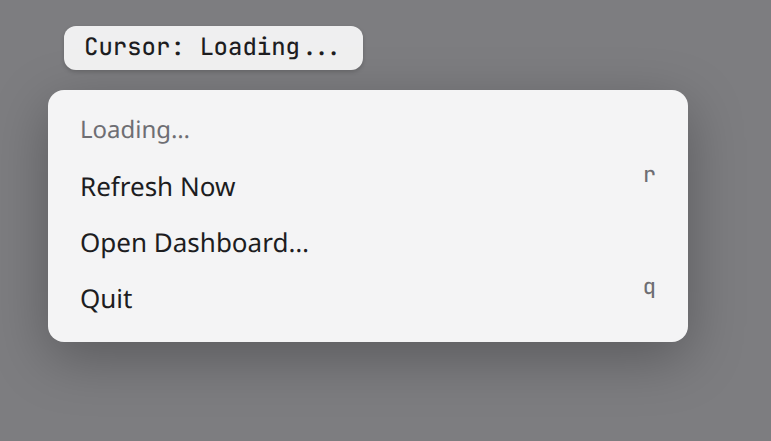
#> input picture Tests/CursorUsageTests/Snapshots/loading.png, 771 x 441 px
$ python -i snapshot_png.py   (imports and definitions only)
#> lines starting #> are read from the running program, lines starting #| are printed output that depends on the picture; after the words box and inside, x2 and y2 are one past the last pixel; in counts of white or black regions, pixels touching at a corner belong together
#!/usr/bin/env python3
"""Crop and compare usage-widget PNG snapshots.

Crop uses PIL's C-backed difference/bbox instead of a Python pixel walk.
Bar-color counts use per-channel LUTs so CI compare stays in C as well.
"""

from __future__ import annotations

import shutil
import subprocess
import sys
import tempfile
from pathlib import Path

BAR_COLORS = {
    "green": (0x34, 0xC7, 0x59),
    "yellow": (0xFF, 0xCC, 0x00),
    "orange": (0xFF, 0x9F, 0x0A),
    "red": (0xFF, 0x3B, 0x30),
}
COLOR_DELTA = 20
CROP_PAD = 24
WINDOW_SIZE = "760,1800"
DEVICE_SCALE = "2"
CHROME_TIMEOUT = 45


def _pil():
    try:
        from PIL import Image, ImageChops
    except ImportError as exc:
        raise SystemExit(2) from exc
    return Image, ImageChops


# [15 lines left out: function crop_to_content, not called in this run]


def _near_count(image, target: tuple[int, int, int], delta: int = COLOR_DELTA) -> int:
    ImageChops = _pil()[1]
    mask = None
    for band, center in zip(image.split(), target):
        lut = [255 if abs(value - center) <= delta else 0 for value in range(256)]
        channel = band.point(lut)
        mask = channel if mask is None else ImageChops.multiply(mask, channel)
    histogram = mask.histogram()
    return histogram[255] if len(histogram) > 255 else 0


def counts(path: Path) -> tuple[tuple[int, int], dict[str, int]]:
#> called with path = 'Snapshots/loading.png'
    Image, _ = _pil()
    image = Image.open(path).convert("RGB")
#> image is the input picture: PIL image 771x441 RGB; mean R, G, B 181.1, 181.1, 183.1
    tallies = {name: _near_count(image, color) for name, color in BAR_COLORS.items()}
#> the loop in _near_count, `for band, center in zip(image.split(), target):` made 3 passes
#> center on passes 1 to 3: 52, 199, 89
#> pass 1, in _near_count, `channel = band.point(lut)`:
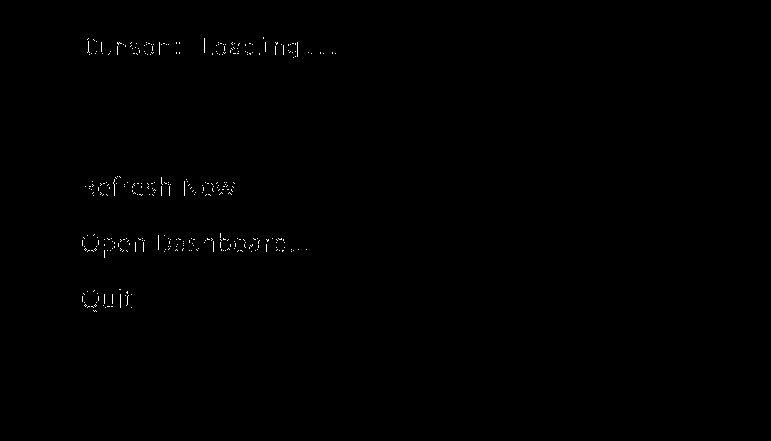
#> channel: PIL image 771x441 L; 0.25% white in thin lines or dots, all inside (x1, y1, x2, y2) = (82, 37, 336, 312)
#> pass 3, in _near_count, `channel = band.point(lut)`:
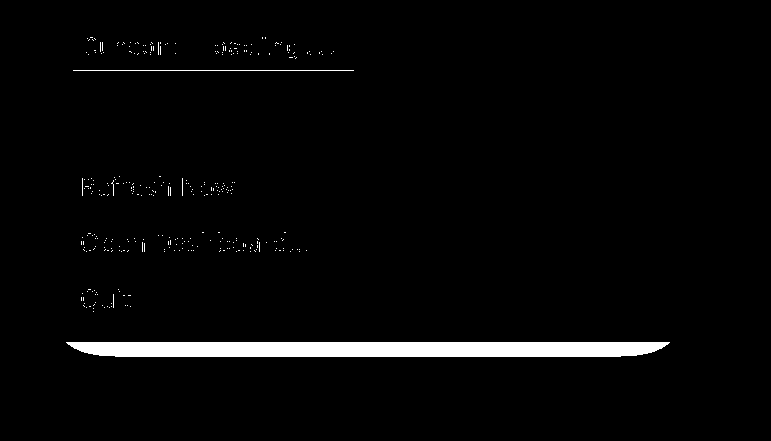
#> channel: PIL image 771x441 L; 2.8% white; 332 white regions (330 under 20 px), largest, box (x1, y1, x2, y2) and area: (66, 342, 670, 357) 8630, (73, 70, 354, 71) 281
#> in _near_count, `histogram = mask.histogram()`: histogram = 256 values, max 340011 at index 0, min 0 at index 1, mean 1328.2
#> the loop in _near_count (call 2), `for band, center in zip(image.split(), target):` made 3 passes
#> center on passes 1 to 3: 255, 204, 0
#> pass 1, in _near_count (call 2), `channel = band.point(lut)`:
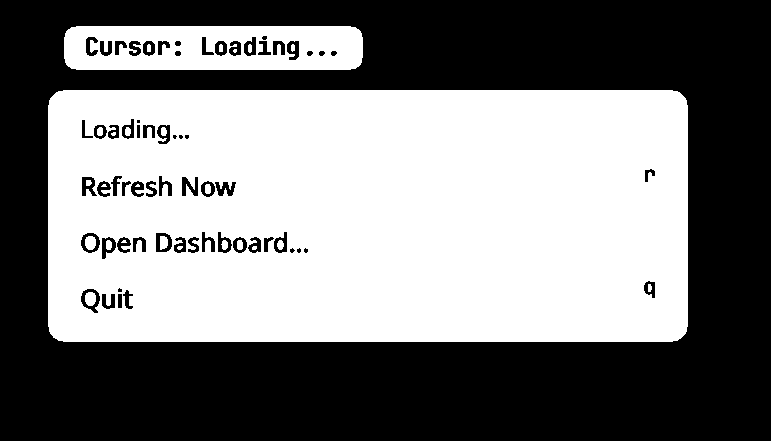
#> channel: PIL image 771x441 L; 49.4% white; 26 white regions (7 under 20 px), largest, box (x1, y1, x2, y2) and area: (48, 90, 688, 342) 155645, (64, 26, 363, 70) 11188, (85, 236, 96, 250) 130
#> pass 2, in _near_count (call 2), `mask = channel if mask is None else ImageChops.multiply(mask, channel)`:
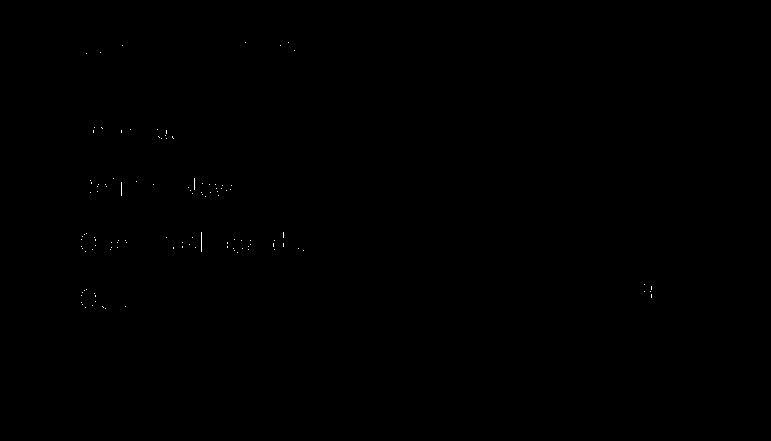
#> mask: PIL image 771x441 L; 0.06% white in thin lines or dots, all inside (x1, y1, x2, y2) = (81, 42, 652, 309)
#> the loop in _near_count (call 3), `for band, center in zip(image.split(), target):` made 3 passes
#> center on passes 1 to 3: 255, 159, 10
#> pass 2, in _near_count (call 3), `channel = band.point(lut)`:
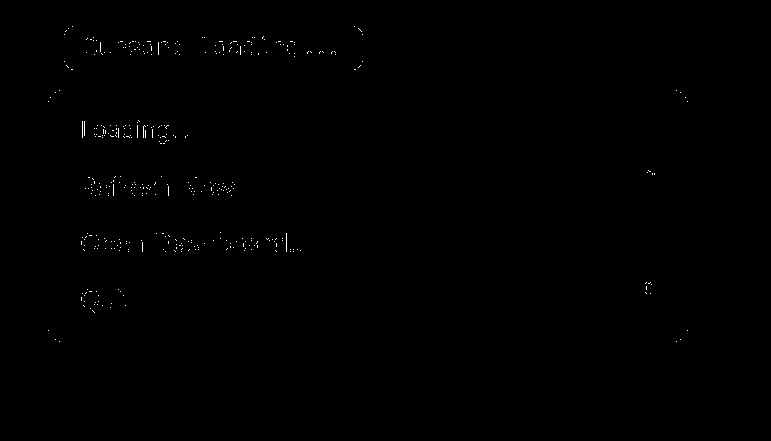
#> channel: PIL image 771x441 L; 0.21% white in thin lines or dots, all inside (x1, y1, x2, y2) = (48, 26, 688, 342)
#> the loop in _near_count (call 4), `for band, center in zip(image.split(), target):` made 3 passes
#> center on passes 1 to 3: 255, 59, 48
#> pass 2, in _near_count (call 4), `channel = band.point(lut)`:
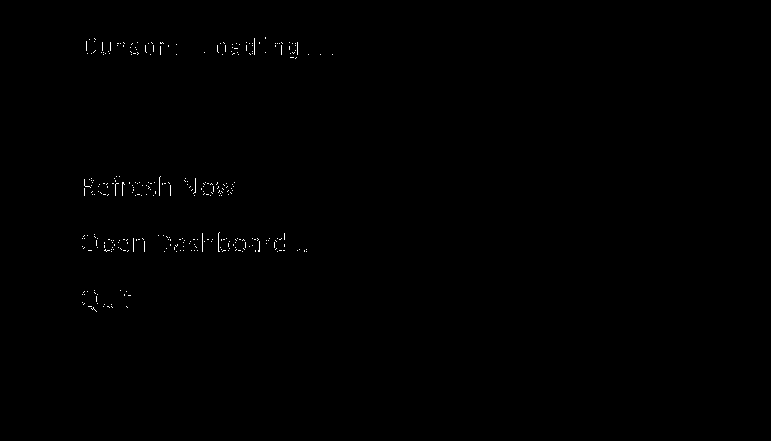
#> channel: PIL image 771x441 L; 0.23% white in thin lines or dots, all inside (x1, y1, x2, y2) = (82, 37, 333, 312)
#> pass 3, in _near_count (call 4), `channel = band.point(lut)`:
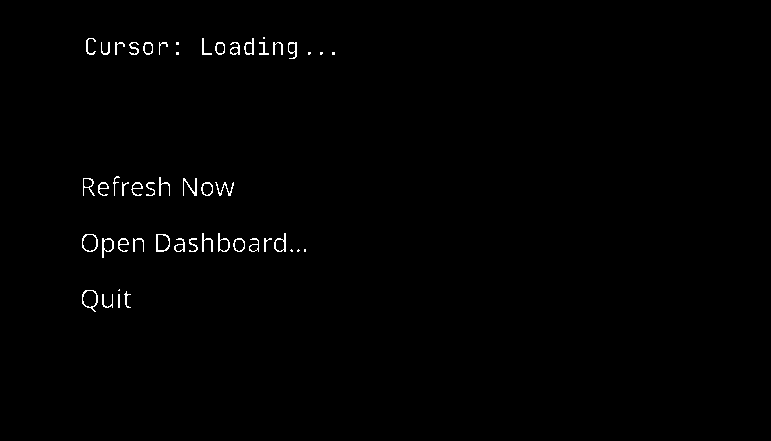
#> channel: PIL image 771x441 L; 0.72% white in thin lines or dots, all inside (x1, y1, x2, y2) = (82, 37, 335, 312)
#> tallies = {'green': 0, 'yellow': 0, 'orange': 0, 'red': 0}
    return image.size, tallies


# [74 lines left out: functions compare, chrome_arguments, screenshot, main, not called in this run]


# [2 lines not run here, left out]

>>> result = counts('Snapshots/loading.png')
